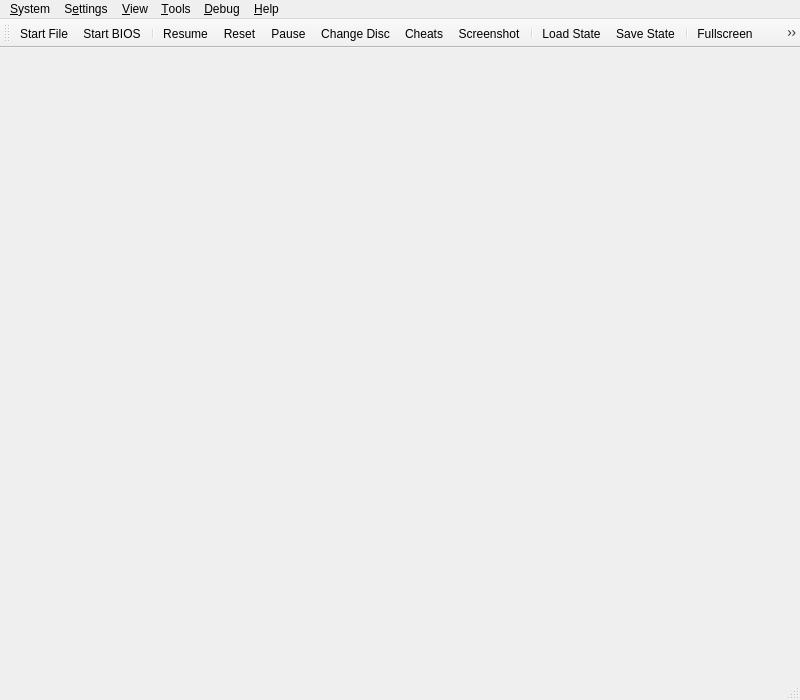
<?xml version="1.0" encoding="UTF-8"?>
<ui version="4.0">
 <class>MainWindow</class>
 <widget class="QMainWindow" name="MainWindow">
  <property name="geometry">
   <rect>
    <x>0</x>
    <y>0</y>
    <width>800</width>
    <height>700</height>
   </rect>
  </property>
  <property name="acceptDrops">
   <bool>true</bool>
  </property>
  <property name="windowTitle">
   <string>ArcadeDuck</string>
  </property>
  <property name="windowIcon">
   <iconset resource="resources/resources.qrc">
    <normaloff>:/icons/duck.png</normaloff>:/icons/duck.png</iconset>
  </property>
  <widget class="QStackedWidget" name="mainContainer">
   <property name="currentIndex">
    <number>0</number>
   </property>
   <widget class="QWidget" name="page"/>
   <widget class="QWidget" name="page_2"/>
  </widget>
  <widget class="QMenuBar" name="menuBar">
   <property name="geometry">
    <rect>
     <x>0</x>
     <y>0</y>
     <width>754</width>
     <height>22</height>
    </rect>
   </property>
   <widget class="QMenu" name="menuSystem">
    <property name="title">
     <string>&amp;System</string>
    </property>
    <widget class="QMenu" name="menuChangeDisc">
     <property name="title">
      <string>Change Disc</string>
     </property>
     <property name="icon">
      <iconset theme="ChangeDisc"/>
     </property>
     <actiongroup name="actionGroupChangeDiscSubImages"/>
     <addaction name="actionChangeDiscFromFile"/>
     <addaction name="actionChangeDiscFromDevice"/>
     <addaction name="actionChangeDiscFromGameList"/>
     <addaction name="actionRemoveDisc"/>
     <addaction name="separator"/>
    </widget>
    <widget class="QMenu" name="menuCheats">
     <property name="title">
      <string>Cheats</string>
     </property>
     <property name="icon">
       <iconset theme="Cheats"/>
     </property>
    </widget>
    <widget class="QMenu" name="menuLoadState">
     <property name="title">
      <string>Load State</string>
     </property>
     <property name="icon">
      <iconset theme="LoadState"/>
     </property>
    </widget>
    <widget class="QMenu" name="menuSaveState">
     <property name="title">
      <string>Save State</string>
     </property>
     <property name="icon">
       <iconset theme="SaveState"/>
     </property>
    </widget>
    <addaction name="actionStartFile"/>
    <addaction name="actionStartDisc"/>
    <addaction name="actionStartBios"/>
    <addaction name="actionResumeLastState"/>
    <addaction name="separator"/>
    <addaction name="actionPowerOff"/>
    <addaction name="actionPowerOffWithoutSaving"/>
    <addaction name="actionReset"/>
    <addaction name="actionPause"/>
    <addaction name="menuChangeDisc"/>
    <addaction name="separator"/>
    <addaction name="menuCheats"/>
    <addaction name="actionScreenshot"/>
    <addaction name="separator"/>
    <addaction name="menuLoadState"/>
    <addaction name="menuSaveState"/>
    <addaction name="separator"/>
    <addaction name="actionExit"/>
   </widget>
   <widget class="QMenu" name="menuSettings">
    <property name="title">
     <string>S&amp;ettings</string>
    </property>
    <widget class="QMenu" name="menuSettingsTheme">
     <property name="title">
      <string>Theme</string>
     </property>
    </widget>
    <widget class="QMenu" name="menuSettingsLanguage">
     <property name="title">
      <string>Language</string>
     </property>
    </widget>
    <addaction name="separator"/>
    <addaction name="actionGeneralSettings"/>
    <addaction name="actionBIOSSettings"/>
    <addaction name="actionConsoleSettings"/>
    <addaction name="actionEmulationSettings"/>
    <addaction name="actionGameListSettings"/>
    <addaction name="actionHotkeySettings"/>
    <addaction name="actionControllerSettings"/>
    <addaction name="actionMemoryCardSettings"/>
    <addaction name="actionDisplaySettings"/>
    <addaction name="actionEnhancementSettings"/>
    <addaction name="actionPostProcessingSettings"/>
    <addaction name="actionAudioSettings"/>
    <addaction name="actionAchievementSettings"/>
    <addaction name="actionAdvancedSettings"/>
    <addaction name="separator"/>
    <addaction name="actionAddGameDirectory"/>
    <addaction name="actionScanForNewGames"/>
    <addaction name="actionRescanAllGames"/>
    <addaction name="separator"/>
    <addaction name="menuSettingsLanguage"/>
    <addaction name="menuSettingsTheme"/>
   </widget>
   <widget class="QMenu" name="menuHelp">
    <property name="title">
     <string>&amp;Help</string>
    </property>
    <addaction name="actionGitHubRepository"/>
    <addaction name="actionIssueTracker"/>
    <addaction name="actionDiscordServer"/>
    <addaction name="separator"/>
    <addaction name="actionCheckForUpdates"/>
    <addaction name="separator"/>
    <addaction name="actionAboutQt"/>
    <addaction name="actionAbout"/>
   </widget>
   <widget class="QMenu" name="menuDebug">
    <property name="title">
     <string>&amp;Debug</string>
    </property>
    <widget class="QMenu" name="menuRenderer">
     <property name="title">
      <string>Switch GPU Renderer</string>
     </property>
    </widget>
    <widget class="QMenu" name="menuCPUExecutionMode">
     <property name="title">
      <string>Switch CPU Emulation Mode</string>
     </property>
    </widget>
    <widget class="QMenu" name="menuCropMode">
     <property name="title">
      <string>Switch Crop Mode</string>
     </property>
    </widget>
    <addaction name="menuCPUExecutionMode"/>
    <addaction name="menuRenderer"/>
    <addaction name="menuCropMode"/>
    <addaction name="actionDisableAllEnhancements"/>
    <addaction name="actionDisableInterlacing"/>
    <addaction name="actionForceNTSCTimings"/>
    <addaction name="separator"/>
    <addaction name="actionCPUDebugger"/>
    <addaction name="separator"/>
    <addaction name="actionDumpRAM"/>
    <addaction name="actionDumpVRAM"/>
    <addaction name="actionDumpSPURAM"/>
    <addaction name="separator"/>
    <addaction name="actionDebugDumpCPUtoVRAMCopies"/>
    <addaction name="actionDebugDumpVRAMtoCPUCopies"/>
    <addaction name="actionDumpAudio"/>
    <addaction name="separator"/>
    <addaction name="actionDebugShowVRAM"/>
    <addaction name="actionDebugShowGPUState"/>
    <addaction name="actionDebugShowCDROMState"/>
    <addaction name="actionDebugShowSPUState"/>
    <addaction name="actionDebugShowTimersState"/>
    <addaction name="actionDebugShowMDECState"/>
    <addaction name="actionDebugShowDMAState"/>
   </widget>
   <widget class="QMenu" name="menu_View">
    <property name="title">
     <string>&amp;View</string>
    </property>
    <widget class="QMenu" name="menuWindowSize">
     <property name="title">
      <string>&amp;Window Size</string>
     </property>
    </widget>
    <addaction name="actionViewToolbar"/>
    <addaction name="actionViewLockToolbar"/>
    <addaction name="actionViewStatusBar"/>
    <addaction name="separator"/>
    <addaction name="actionViewGameList"/>
    <addaction name="actionViewGameGrid"/>
    <addaction name="actionViewSystemDisplay"/>
    <addaction name="actionViewGameProperties"/>
    <addaction name="separator"/>
    <addaction name="actionFullscreen"/>
    <addaction name="menuWindowSize"/>
    <addaction name="separator"/>
    <addaction name="actionGridViewShowTitles"/>
    <addaction name="actionGridViewZoomIn"/>
    <addaction name="actionGridViewZoomOut"/>
    <addaction name="actionGridViewRefreshCovers"/>
   </widget>
   <widget class="QMenu" name="menu_Tools">
    <property name="title">
     <string>&amp;Tools</string>
    </property>
    <addaction name="actionMemory_Card_Editor"/>
    <addaction name="actionCheatManager"/>
    <addaction name="separator"/>
    <addaction name="actionOpenDataDirectory"/>
   </widget>
   <addaction name="menuSystem"/>
   <addaction name="menuSettings"/>
   <addaction name="menu_View"/>
   <addaction name="menu_Tools"/>
   <addaction name="menuDebug"/>
   <addaction name="menuHelp"/>
  </widget>
  <widget class="QToolBar" name="toolBar">
   <property name="windowTitle">
    <string>toolBar</string>
   </property>
   <property name="iconSize">
    <size>
     <width>32</width>
     <height>32</height>
    </size>
   </property>
   <property name="toolButtonStyle">
    <enum>Qt::ToolButtonTextUnderIcon</enum>
   </property>
   <attribute name="toolBarArea">
    <enum>TopToolBarArea</enum>
   </attribute>
   <attribute name="toolBarBreak">
    <bool>false</bool>
   </attribute>
   <addaction name="actionStartFile"/>
   <addaction name="actionStartBios"/>
   <addaction name="separator"/>
   <addaction name="actionResumeLastState"/>
   <addaction name="actionReset"/>
   <addaction name="actionPause"/>
   <addaction name="actionChangeDisc"/>
   <addaction name="actionCheats"/>
   <addaction name="actionScreenshot"/>
   <addaction name="separator"/>
   <addaction name="actionLoadState"/>
   <addaction name="actionSaveState"/>
   <addaction name="separator"/>
   <addaction name="actionFullscreen"/>
   <addaction name="actionSettings"/>
  </widget>
  <widget class="QStatusBar" name="statusBar"/>
  <action name="actionStartFile">
   <property name="icon">
    <iconset theme="StartfileSettings"/>
   </property>
   <property name="text">
    <string>Start &amp;File...</string>
   </property>
  </action>
  <action name="actionStartDisc">
   <property name="icon">
     <iconset theme="StartdiscSettings"/>
   </property>
   <property name="text">
    <string>Start &amp;Disc...</string>
   </property>
  </action>
  <action name="actionStartBios">
   <property name="icon">
     <iconset theme="BIOSSettings"/>
   </property>
   <property name="text">
    <string>Start &amp;BIOS</string>
   </property>
  </action>
  <action name="actionScanForNewGames">
   <property name="icon">
     <iconset theme="ScanForGames"/>
   </property>
   <property name="text">
    <string>&amp;Scan For New Games</string>
   </property>
  </action>
  <action name="actionRescanAllGames">
   <property name="icon">
     <iconset theme="RescanAllGames"/>
   </property>
   <property name="text">
    <string>&amp;Rescan All Games</string>
   </property>
  </action>
  <action name="actionPowerOff">
   <property name="icon">
     <iconset theme="PowerOff"/>
   </property>
   <property name="text">
    <string>Power &amp;Off</string>
   </property>
  </action>
  <action name="actionReset">
   <property name="icon">
     <iconset theme="Reset"/>
   </property>
   <property name="text">
    <string>&amp;Reset</string>
   </property>
  </action>
  <action name="actionPause">
   <property name="checkable">
    <bool>true</bool>
   </property>
   <property name="icon">
    <iconset theme="Pause"/>
   </property>
   <property name="text">
    <string>&amp;Pause</string>
   </property>
  </action>
  <action name="actionLoadState">
   <property name="icon">
    <iconset theme="LoadState"/>
   </property>
   <property name="text">
    <string>&amp;Load State</string>
   </property>
  </action>
  <action name="actionSaveState">
   <property name="icon">
    <iconset theme="SaveState"/>
   </property>
   <property name="text">
    <string>&amp;Save State</string>
   </property>
  </action>
  <action name="actionExit">
   <property name="icon">
    <iconset theme="Exit"/>
   </property>
   <property name="text">
    <string>E&amp;xit</string>
   </property>
  </action>
  <action name="actionBIOSSettings">
   <property name="icon">
    <iconset theme="BIOSSettings"/>
   </property>
   <property name="text">
    <string>B&amp;IOS Settings...</string>
   </property>
  </action>
  <action name="actionConsoleSettings">
   <property name="icon">
    <iconset theme="ConsoleSettings"/>
   </property>
   <property name="text">
    <string>C&amp;onsole Settings...</string>
   </property>
  </action>
  <action name="actionEmulationSettings">
   <property name="icon">
    <iconset theme="EmulationSettings"/>
   </property>
   <property name="text">
    <string>E&amp;mulation Settings...</string>
   </property>
  </action>
  <action name="actionControllerSettings">
   <property name="icon">
    <iconset theme="ControllerSettings"/>
   </property>
   <property name="text">
    <string>&amp;Controller Settings...</string>
   </property>
  </action>
  <action name="actionHotkeySettings">
   <property name="icon">
    <iconset theme="HotkeySettings"/>
   </property>
   <property name="text">
    <string>&amp;Hotkey Settings...</string>
   </property>
  </action>
  <action name="actionDisplaySettings">
   <property name="icon">
    <iconset theme="DisplaySettings"/>
   </property>
   <property name="text">
    <string>&amp;Display Settings...</string>
   </property>
  </action>
  <action name="actionEnhancementSettings">
   <property name="icon">
    <iconset theme="EnhancementSettings"/>
   </property>
   <property name="text">
    <string>&amp;Enhancement Settings...</string>
   </property>
  </action>
  <action name="actionPostProcessingSettings">
   <property name="icon">
    <iconset theme="PostprocessingSettings"/>
   </property>
   <property name="text">
    <string>&amp;Post-Processing Settings...</string>
   </property>
  </action>
  <action name="actionFullscreen">
   <property name="icon">
    <iconset theme="Fullscreen"/>
   </property>
   <property name="text">
    <string>Fullscreen</string>
   </property>
  </action>
  <action name="actionResolution_Scale">
   <property name="text">
    <string>Resolution Scale</string>
   </property>
  </action>
  <action name="actionGitHubRepository">
   <property name="icon">
    <iconset resource="resources/resources.qrc">
     <normaloff>:/icons/github.png</normaloff>:/icons/github.png</iconset>
   </property>
   <property name="text">
    <string>&amp;GitHub Repository...</string>
   </property>
  </action>
  <action name="actionIssueTracker">
   <property name="icon">
    <iconset resource="resources/resources.qrc">
     <normaloff>:/icons/IssueTracker.png</normaloff>:/icons/IssueTracker.png</iconset>
   </property>
   <property name="text">
    <string>&amp;Issue Tracker...</string>
   </property>
  </action>
  <action name="actionDiscordServer">
   <property name="icon">
    <iconset resource="resources/resources.qrc">
     <normaloff>:/icons/discord.png</normaloff>:/icons/discord.png</iconset>
   </property>
   <property name="text">
    <string>&amp;Discord...</string>
   </property>
  </action>
  <action name="actionCheckForUpdates">
   <property name="icon">
    <iconset resource="resources/resources.qrc">
     <normaloff>:/icons/update.png</normaloff>:/icons/update.png</iconset>
   </property>
   <property name="text">
    <string>Check for &amp;Updates...</string>
   </property>
  </action>
  <action name="actionAboutQt">
   <property name="icon">
    <iconset resource="resources/resources.qrc">
     <normaloff>:/icons/QT.png</normaloff>:/icons/QT.png</iconset>
   </property>
   <property name="text">
    <string>About &amp;Qt...</string>
   </property>
  </action>
  <action name="actionAbout">
   <property name="icon">
    <iconset resource="resources/resources.qrc">
     <normaloff>:/icons/duck_64.png</normaloff>:/icons/duck_64.png</iconset>
   </property>
   <property name="text">
    <string>&amp;About ArcadeDuck...</string>
   </property>
  </action>
  <action name="actionChangeDisc">
   <property name="icon">
    <iconset theme="ChangeDisc"/>
   </property>
   <property name="text">
    <string>Change Disc...</string>
   </property>
  </action>
  <action name="actionCheats">
   <property name="icon">
    <iconset theme="Cheats"/>
   </property>
   <property name="text">
    <string>Cheats...</string>
   </property>
  </action>
  <action name="actionAudioSettings">
   <property name="icon">
    <iconset theme="AudioSettings"/>
   </property>
   <property name="text">
    <string>Audio Settings...</string>
   </property>
  </action>
  <action name="actionAchievementSettings">
   <property name="icon">
    <iconset theme="AchievementsSettings"/>
   </property>
   <property name="text">
    <string>Achievement Settings...</string>
   </property>
  </action>
  <action name="actionGameListSettings">
   <property name="icon">
    <iconset theme="GamelistSettings"/>
   </property>
   <property name="text">
    <string>Game List Settings...</string>
   </property>
  </action>
  <action name="actionGeneralSettings">
   <property name="icon">
    <iconset theme="GeneralSettings"/>
   </property>
   <property name="text">
    <string>General Settings...</string>
   </property>
  </action>
  <action name="actionAdvancedSettings">
   <property name="icon">
    <iconset theme="AdvancedSettings"/>
   </property>
   <property name="text">
    <string>Advanced Settings...</string>
   </property>
  </action>
  <action name="actionAddGameDirectory">
   <property name="icon">
    <iconset theme="AddGameDirectory"/>
   </property>
   <property name="text">
    <string>Add Game Directory...</string>
   </property>
  </action>
  <action name="actionSettings">
   <property name="icon">
    <iconset theme="GeneralSettings"/>
   </property>
   <property name="text">
    <string>&amp;Settings...</string>
   </property>
  </action>
  <action name="actionChangeDiscFromFile">
   <property name="text">
    <string>From File...</string>
   </property>
  </action>
  <action name="actionChangeDiscFromDevice">
   <property name="text">
    <string>From Device...</string>
   </property>
  </action>
  <action name="actionChangeDiscFromGameList">
   <property name="text">
    <string>From Game List...</string>
   </property>
  </action>
  <action name="actionRemoveDisc">
   <property name="text">
    <string>Remove Disc</string>
   </property>
  </action>
  <action name="actionResume_State">
   <property name="text">
    <string>Resume State</string>
   </property>
  </action>
  <action name="actionGlobal_State">
   <property name="text">
    <string>Global State</string>
   </property>
  </action>
  <action name="actionDebugShowVRAM">
   <property name="checkable">
    <bool>true</bool>
   </property>
   <property name="text">
    <string>Show VRAM</string>
   </property>
  </action>
  <action name="actionDebugDumpCPUtoVRAMCopies">
   <property name="checkable">
    <bool>true</bool>
   </property>
   <property name="text">
    <string>Dump CPU to VRAM Copies</string>
   </property>
  </action>
  <action name="actionDebugDumpVRAMtoCPUCopies">
   <property name="checkable">
    <bool>true</bool>
   </property>
   <property name="text">
    <string>Dump VRAM to CPU Copies</string>
   </property>
  </action>
  <action name="actionDisableAllEnhancements">
   <property name="checkable">
    <bool>true</bool>
   </property>
   <property name="text">
    <string>Disable All Enhancements</string>
   </property>
  </action>
  <action name="actionDisableInterlacing">
   <property name="checkable">
    <bool>true</bool>
   </property>
   <property name="text">
    <string>Disable Interlacing</string>
   </property>
  </action>
  <action name="actionForceNTSCTimings">
   <property name="checkable">
    <bool>true</bool>
   </property>
   <property name="text">
    <string>Force NTSC Timings</string>
   </property>
  </action>
  <action name="actionDumpAudio">
   <property name="checkable">
    <bool>true</bool>
   </property>
   <property name="text">
    <string>Dump Audio</string>
   </property>
  </action>
  <action name="actionDumpRAM">
   <property name="text">
    <string>Dump RAM...</string>
   </property>
  </action>
  <action name="actionDumpVRAM">
   <property name="text">
    <string>Dump VRAM...</string>
   </property>
  </action>
  <action name="actionDumpSPURAM">
   <property name="text">
    <string>Dump SPU RAM...</string>
   </property>
  </action>
  <action name="actionDebugShowGPUState">
   <property name="checkable">
    <bool>true</bool>
   </property>
   <property name="text">
    <string>Show GPU State</string>
   </property>
  </action>
  <action name="actionDebugShowCDROMState">
   <property name="checkable">
    <bool>true</bool>
   </property>
   <property name="text">
    <string>Show CD-ROM State</string>
   </property>
  </action>
  <action name="actionDebugShowSPUState">
   <property name="checkable">
    <bool>true</bool>
   </property>
   <property name="text">
    <string>Show SPU State</string>
   </property>
  </action>
  <action name="actionDebugShowTimersState">
   <property name="checkable">
    <bool>true</bool>
   </property>
   <property name="text">
    <string>Show Timers State</string>
   </property>
  </action>
  <action name="actionDebugShowMDECState">
   <property name="checkable">
    <bool>true</bool>
   </property>
   <property name="text">
    <string>Show MDEC State</string>
   </property>
  </action>
  <action name="actionDebugShowDMAState">
   <property name="checkable">
    <bool>true</bool>
   </property>
   <property name="text">
    <string>Show DMA State</string>
   </property>
  </action>
  <action name="actionScreenshot">
   <property name="icon">
    <iconset theme="Screenshot"/>
   </property>
   <property name="text">
    <string>&amp;Screenshot</string>
   </property>
  </action>
  <action name="actionMemoryCardSettings">
   <property name="icon">
    <iconset theme="MemorycardSettings"/>
   </property>
   <property name="text">
    <string>&amp;Memory Card Settings...</string>
   </property>
  </action>
  <action name="actionResumeLastState">
   <property name="icon">
    <iconset theme="Resume"/>
   </property>
   <property name="text">
    <string>Resume</string>
   </property>
   <property name="toolTip">
    <string>Resumes the last save state created.</string>
   </property>
  </action>
  <action name="actionViewToolbar">
   <property name="checkable">
    <bool>true</bool>
   </property>
   <property name="checked">
    <bool>true</bool>
   </property>
   <property name="text">
    <string>&amp;Toolbar</string>
   </property>
  </action>
  <action name="actionViewLockToolbar">
   <property name="checkable">
    <bool>true</bool>
   </property>
   <property name="checked">
    <bool>false</bool>
   </property>
   <property name="text">
    <string>Lock Toolbar</string>
   </property>
  </action>
  <action name="actionViewStatusBar">
   <property name="checkable">
    <bool>true</bool>
   </property>
   <property name="checked">
    <bool>true</bool>
   </property>
   <property name="text">
    <string>&amp;Status Bar</string>
   </property>
  </action>
  <action name="actionViewGameList">
   <property name="icon">
    <iconset theme="GameList"/>
   </property>
   <property name="text">
    <string>Game &amp;List</string>
   </property>
  </action>
  <action name="actionViewSystemDisplay">
   <property name="enabled">
    <bool>false</bool>
   </property>
   <property name="text">
    <string>System &amp;Display</string>
   </property>
  </action>
  <action name="actionViewGameProperties">
   <property name="enabled">
    <bool>false</bool>
   </property>
   <property name="text">
    <string>Game &amp;Properties</string>
   </property>
  </action>
  <action name="actionMemory_Card_Editor">
   <property name="text">
    <string>Memory &amp;Card Editor</string>
   </property>
  </action>
  <action name="actionCheatManager">
   <property name="text">
    <string>C&amp;heat Manager</string>
   </property>
  </action>
  <action name="actionCPUDebugger">
   <property name="text">
    <string>CPU D&amp;ebugger</string>
   </property>
  </action>
  <action name="actionViewGameGrid">
   <property name="icon">
    <iconset theme="GameGrid"/>
   </property>
   <property name="text">
    <string>Game &amp;Grid</string>
   </property>
  </action>
  <action name="actionGridViewShowTitles">
   <property name="checkable">
    <bool>true</bool>
   </property>
   <property name="checked">
    <bool>true</bool>
   </property>
   <property name="text">
    <string>Show Titles (Grid View)</string>
   </property>
  </action>
  <action name="actionGridViewZoomIn">
   <property name="text">
    <string>Zoom &amp;In (Grid View)</string>
   </property>
   <property name="shortcut">
    <string>Ctrl++</string>
   </property>
  </action>
  <action name="actionGridViewZoomOut">
   <property name="text">
    <string>Zoom &amp;Out (Grid View)</string>
   </property>
   <property name="shortcut">
    <string>Ctrl+-</string>
   </property>
  </action>
  <action name="actionGridViewRefreshCovers">
   <property name="text">
    <string>Refresh &amp;Covers (Grid View)</string>
   </property>
  </action>
  <action name="actionOpen_Memory_Card_Directory">
   <property name="text">
    <string>Open Memory Card Directory...</string>
   </property>
  </action>
  <action name="actionOpenDataDirectory">
   <property name="text">
    <string>Open Data Directory...</string>
   </property>
  </action>
  <action name="actionPowerOffWithoutSaving">
   <property name="icon">
    <iconset theme="PoweroffWsaving"/>
   </property>
   <property name="text">
    <string>Power Off &amp;Without Saving</string>
   </property>
  </action>
 </widget>
 <resources>
  <include location="resources/resources.qrc"/>
 </resources>
 <connections/>
</ui>
